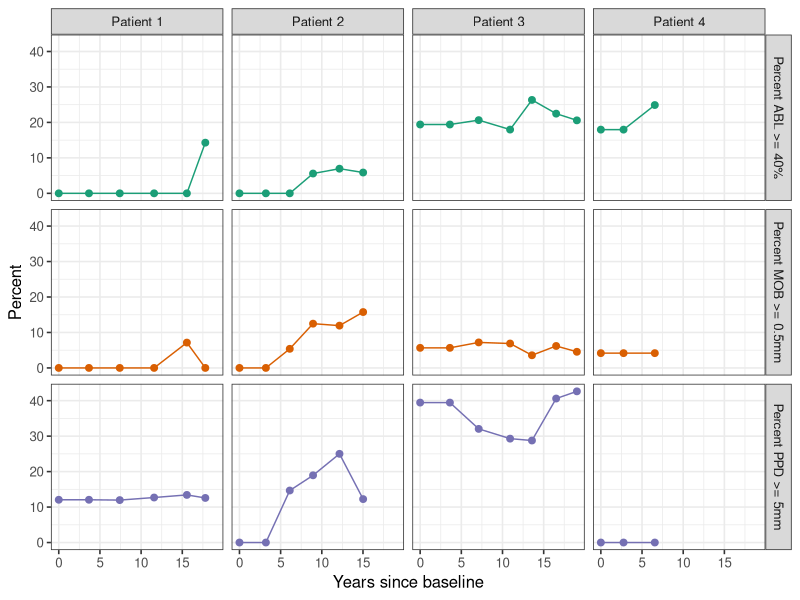

Write R code to recreate this figure.
## descriptive analysis -- person level
library(ggplot2)
library(dplyr)
library(tidyverse)
library(lattice)

tldat <- read.csv("vadls_jm_personlevel.csv", header = TRUE)


va.samp <- subset(tldat, id %in% c(144,286,364,369)) %>%
  pivot_longer(cols = c(pctpocket5mm, pctabl40, pctmobil05mm),
               names_to = "biomarkers",
               values_to = "percentage") %>%
  mutate(biomarkers=as.factor(biomarkers),
         id=as.factor(id))

levels(va.samp$biomarkers) <- c("Percent ABL >= 40%", "Percent MOB >= 0.5mm", "Percent PPD >= 5mm")
levels(va.samp$id) <- c("Patient 1", "Patient 2", "Patient 3", "Patient 4")


ggplot(va.samp, aes(y=percentage, x=year, color=biomarkers)) + 
  geom_point(size=2) + 
  geom_line() + 
  labs(y = "Percent", x = "Years since baseline") +
  facet_grid(biomarkers ~ id) + 
  scale_color_brewer(palette = "Dark2") + 
  theme_bw(base_size = 12) +
  theme(legend.position = "none")
